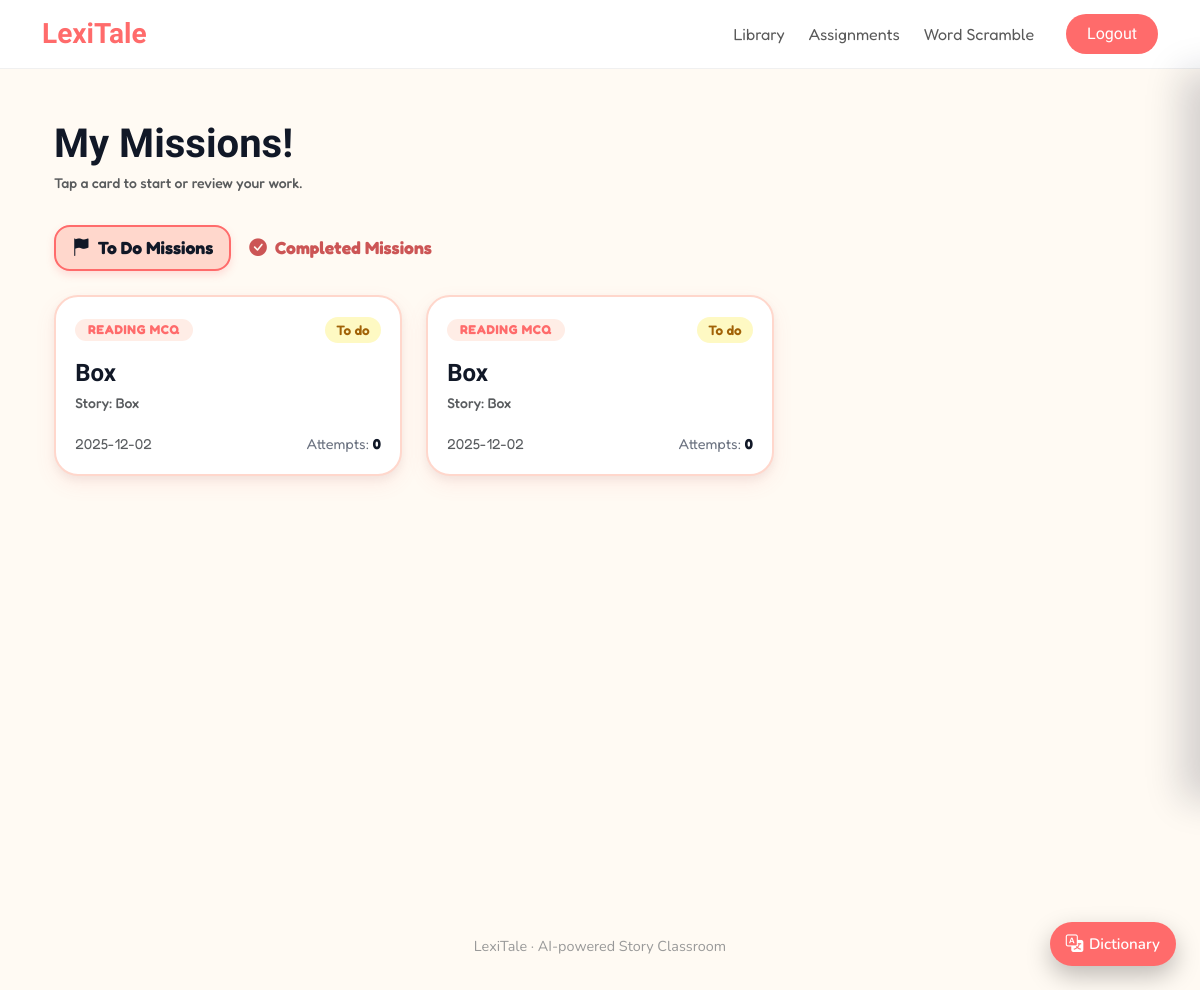
Page /assignments (signed in) on the earlier database version.
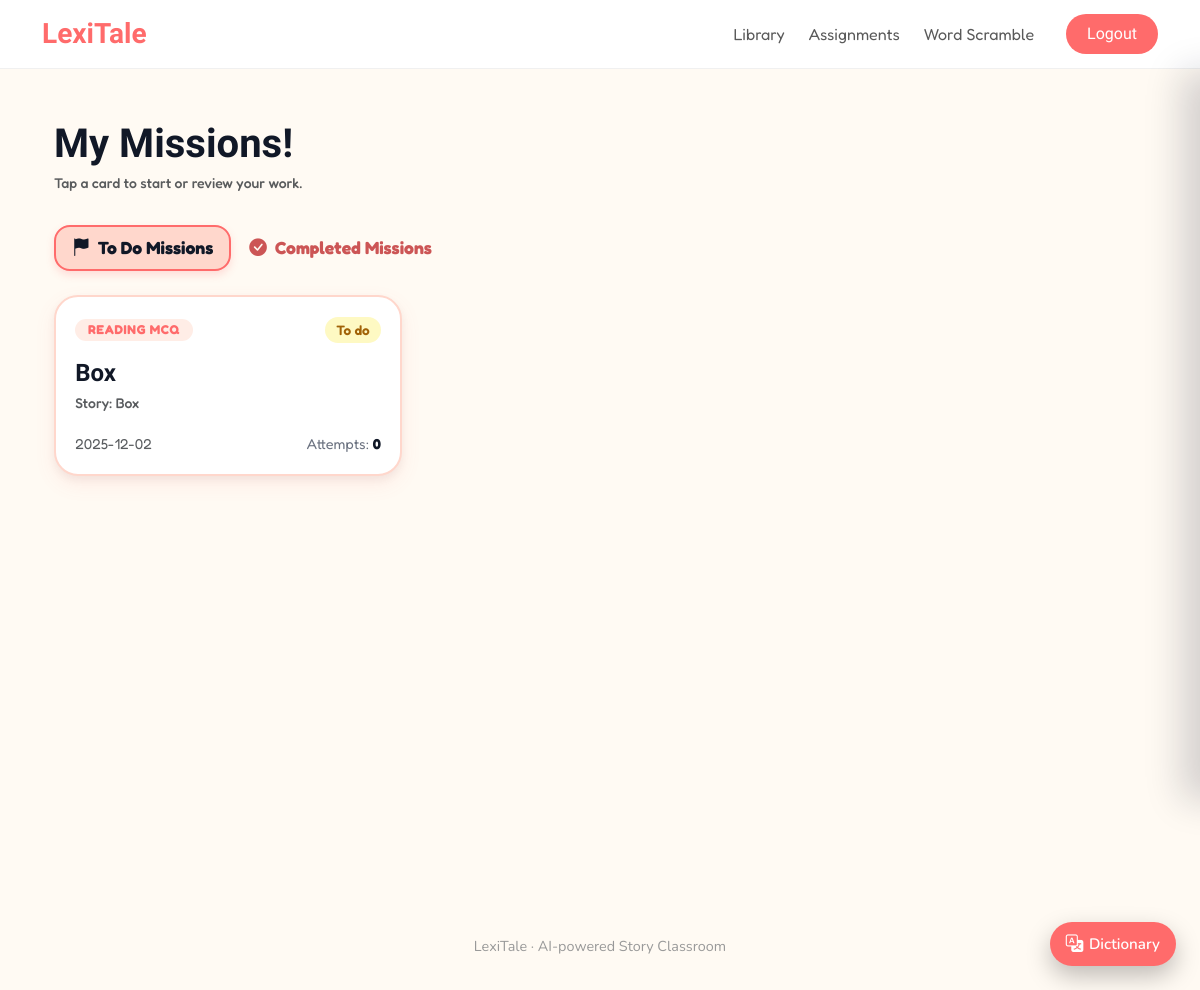
Same page on the later database version.
### tables this page shows
CREATE TABLE assignments (
            id INTEGER PRIMARY KEY AUTOINCREMENT,
            story_id INTEGER NOT NULL,
            draft_id INTEGER,
            assignee_id INTEGER NOT NULL,
            assignment_type TEXT NOT NULL, -- 'finish' or 'mcq'
            status TEXT DEFAULT 'assigned', -- assigned / submitted / graded etc.
            score REAL,
            created_at TEXT DEFAULT (DATETIME('now')),
            assigned_by INTEGER, questions_json TEXT, attempt_count INTEGER DEFAULT 0, assignment_title TEXT,
            FOREIGN KEY (story_id) REFERENCES stories(id) ON DELETE CASCADE,
            FOREIGN KEY (draft_id) REFERENCES finish_drafts(id) ON DELETE SET NULL,
            FOREIGN KEY (assignee_id) REFERENCES users(id) ON DELETE CASCADE,
            FOREIGN KEY (assigned_by) REFERENCES users(id) ON DELETE SET NULL
        );

CREATE TABLE stories (
            id INTEGER PRIMARY KEY AUTOINCREMENT,
            title TEXT NOT NULL,
            slug TEXT NOT NULL UNIQUE,
            prompt TEXT NOT NULL,
            language TEXT DEFAULT 'en',
            level TEXT DEFAULT 'phonics',
            content TEXT NOT NULL,
            visuals TEXT,
            created_at TEXT DEFAULT (DATETIME('now')),
            author_name TEXT DEFAULT 'guest'
        , is_shared_library INTEGER DEFAULT 0, mcq_questions_json TEXT);

### app.py (the view)
@app.get("/assignments")
@login_required
def assignments_list():
    db = get_db()
    rows = db.execute(
        """
        SELECT
          a.id,
          a.assignment_type,
          a.status,
          a.score,
          a.attempt_count,
          a.created_at,
          a.draft_id,
          a.assignment_title,
          s.id    AS story_id,
          s.slug  AS story_slug,
          s.title AS story_title
        FROM assignments a
        JOIN stories s ON a.story_id = s.id
        WHERE a.assignee_id = ?
        ORDER BY datetime(a.created_at) DESC
        """,
        (g.current_user["id"],),
    ).fetchall()
    return render_template("assignments.html", assignments=rows)

### app.py (called while the page is built)
def dict_factory(cursor, row):
    d = {}
    for idx, col in enumerate(cursor.description):
        d[col[0]] = row[idx]
    return d

def get_db():
    if "db" not in g:
        conn = sqlite3.connect(DB_PATH)
        conn.row_factory = dict_factory
        g.db = conn
    return g.db

@app.template_filter("dt")
def format_dt(value, fmt="%Y-%m-%d %H:%M"):
    if value is None:
        return ""
    if isinstance(value, datetime):
        return value.strftime(fmt)
    try:
        s = str(value).strip().replace("Z", "")
        if "." in s:
            s = s.split(".", 1)[0]
        dt = datetime.fromisoformat(s)
        return dt.strftime(fmt)
    except Exception:
        return value

@app.before_request
def load_current_user():
    g.current_user = None
    uid = session.get("user_id")
    if uid:
        db = get_db()
        g.current_user = db.execute("SELECT * FROM users WHERE id = ?", (uid,)).fetchone()

@app.context_processor
def inject_user():
    return {"current_user": g.get("current_user")}

### templates/assignments.html (shortened to what the changed rows need)
{% extends "base2.html" %}
{% block content %}
<div class="assignments-page py-3 py-md-4 container">
  <div class="d-flex align-items-center justify-content-between mb-4 pb-2">
    <div>
      <h1 class="fw-bolder mb-1 page-main-title">My Missions!</h1>
    </div>
  </div>
  {% if not assignments %}
    <div class="text-center py-5">
      <div class="empty-bubble mx-auto mb-3">
        <i class="bi bi-journal-x"></i>
      </div>
      <h5 class="fw-semibold mb-1 page-main-title">No Assignments Yet</h5>
      <p class="text-muted small mb-0 page-sub-text">
        Your teacher will send you a reading task or game soon.
      </p>
    </div>
  {% else %}
    <div class="tab-content">
        <div class="tab-pane fade show active" id="todo-missions" role="tabpanel" aria-labelledby="todo-tab">
            {% set todo_assignments = assignments | rejectattr('status', 'in', ['submitted', 'graded']) | list %}
            {% if todo_assignments %}
                <div class="row g-3 g-md-4">
                {% for a in todo_assignments %}
                    {% set attempts = a.attempt_count or 0 %}
                    {% set is_mcq = (a.assignment_type == 'mcq') %}
                    {% set is_finish = (a.assignment_type == 'finish') %}
                    {% set status = (a.status or '') %}
                    {% set score = a.score %}
                    {% set title = a.assignment_title or a.story_title %}
                    <div class="col-12 col-sm-6 col-lg-4">
                      <a href="{{ url_for('assignment_detail', assignment_id=a.id) }}"
                         class="text-decoration-none">
                        <div class="assignment-card h-100 d-flex flex-column">
                          <div class="d-flex align-items-center justify-content-between mb-3">
                            <span class="badge rounded-pill assignment-pill page-sub-text">
                              {% if is_mcq %}Reading MCQ{% elif is_finish %}Finish Writing{% else %}Assignment{% endif %}
                            </span>
                            <span class="status-dot status-todo page-sub-text">
                              <span class="label">To do</span>
                            </span>
                          </div>
                          <div class="mb-1 flex-grow-1">
                            <h5 class="assignment-title mb-1 page-main-title">
                              {{ title }}
                            </h5>
                            <div class="small text-muted page-sub-text">
                              Story: {{ a.story_title }}
                            </div>
                          </div>
                          <div class="mt-auto pt-3 d-flex justify-content-between align-items-center small assignment-footer-text">
                            <div class="text-muted">
                              {{ a.created_at|dt("%Y-%m-%d") }}
                            </div>
                            <div class="d-flex flex-column align-items-end">
                              <div>
                                Attempts:
                                <span class="fw-semibold">{{ attempts }}</span>
                              </div>
                            </div>
                          </div>
                        </div>
                      </a>
                    </div>
                {% endfor %}
                </div>
            {% else %}
                <div class="alert alert-success mt-3 p-3 text-center page-sub-text">
                    <i class="bi bi-hand-thumbs-up-fill"></i> You have no pending missions! Great job!
                </div>
            {% endif %}
        </div>
            {% set completed_assignments = assignments | selectattr('status', 'in', ['submitted', 'graded']) | list %}
    </div>
  {% endif %}
</div>
{% endblock %}

Differences in the rows shown:
no longer on this page (row edited): assignments: {{ title }} "Box", story_title "Box", created_at|dt "2025-12-02", attempt_count "0"
